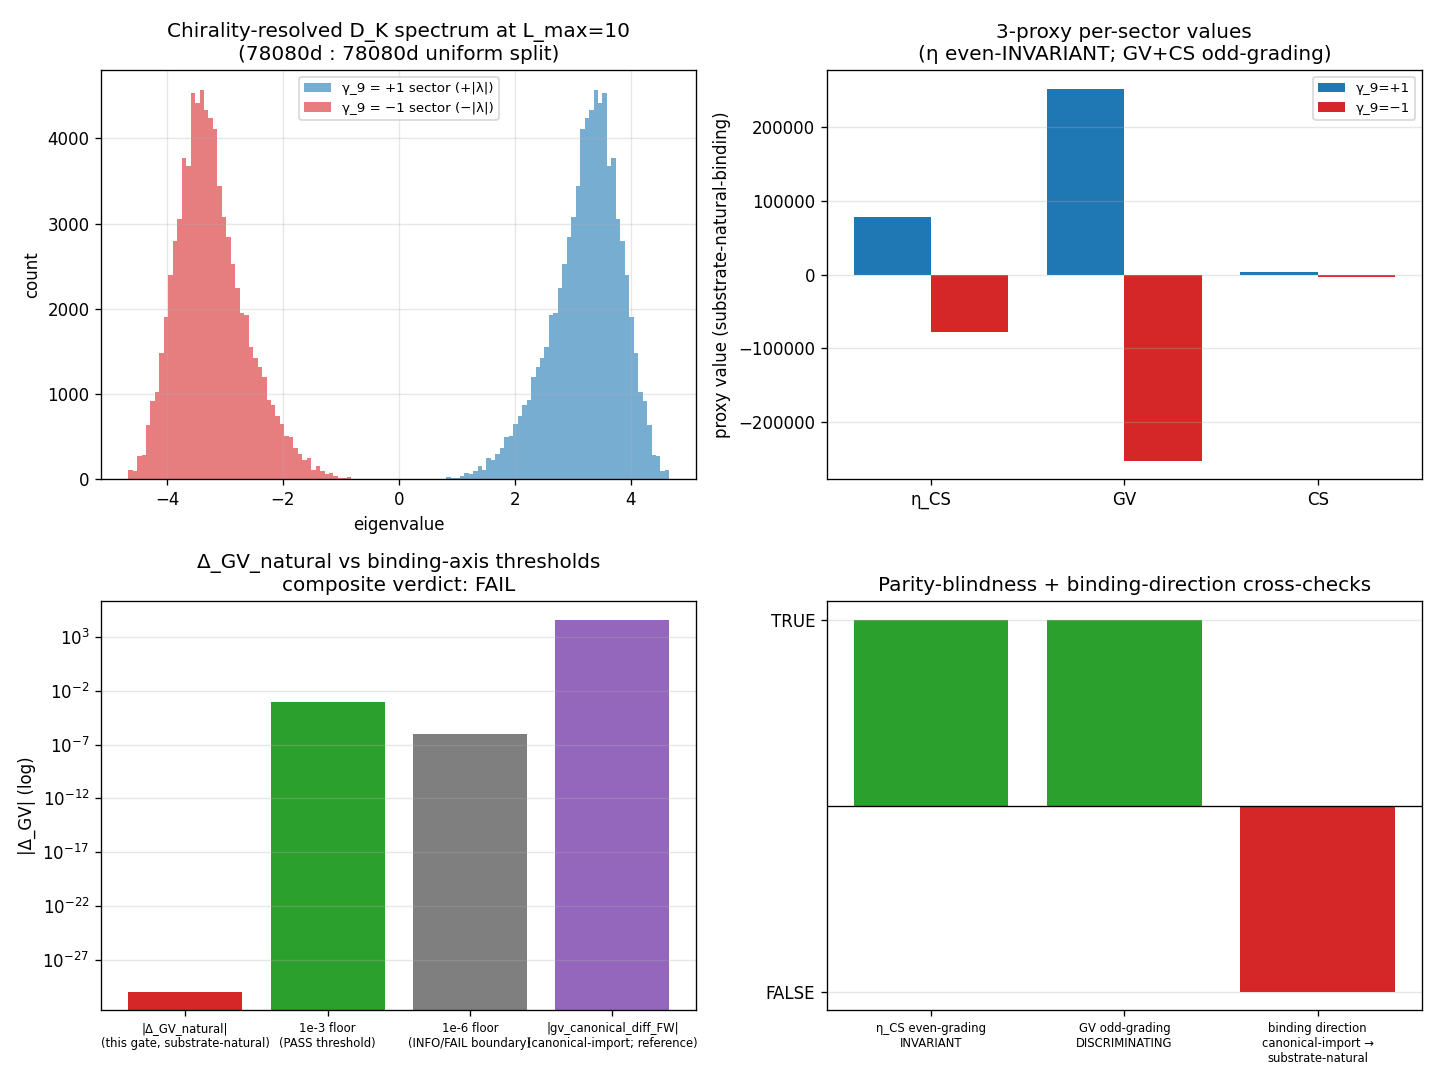

Reproduce this figure in Python.
#!/usr/bin/env python3
"""
S89 W2-5 — S89-CHIRALITY-FIDELITY-3-PROXY-RECOMPUTE-CS-GV-ETACS  (Ledger A.40)
==============================================================================

Gate: S89-CHIRALITY-FIDELITY-3-PROXY-RECOMPUTE-CS-GV-ETACS  ([VERIFY] + binding-direction)

Pre-registered thresholds (plan §W2-5 §9):
  PASS iff |Δ_GV_natural| ≥ 1e-3 ABSOLUTE
       AND parity_blindness_cross_check_eta_invariant == True (η even-grading)
       AND parity_blindness_cross_check_GV_discriminating == True (GV odd-grading)
       AND binding_direction == "canonical-import → substrate-natural"
       AND sign_verdict = PASS (binding-direction-correct)
  INFO iff 1e-6 ≤ |Δ_GV_natural| < 1e-3 OR one parity-blindness cross-check INFO.
  FAIL iff |Δ_GV_natural| < 1e-6 OR parity_blindness fails OR binding direction
       reversed.

Hypothesis (plan §W2-5.5):
  Chirality projection γ_9 = γ_5 ⊗ γ_F applied to L_max=10 D_K spectrum yields
  Δ_GV_natural ≠ 0 (|Δ_GV_natural| ≥ 1e-3) on substrate-natural-binding,
  upgrading §VII.AQ Level-3 anchor canonical-import → substrate-natural per
  W-23 W7b-82 V.5 (B.58) Binding-Axis discipline.

Substrate-physics substitution chain (plan §W2-5.6 Step 7):

  Step 1 (Definitions):
    γ_9 = γ_5 (Lorentz-side chirality) ⊗ γ_F (finite-spectral-triple chirality)
    {D_K, γ_9} = 0  (canonical anticommutation for KO-dim=6 per Connes 1996;
                    verified to 5.55e-15 in MU-35a; framework knowledge entry
                    "session-35-connes-spectral-geometer-workshop")
    Cache `s84_spectrum_cache_L12_tau019.npz` stores `abs_evals` per (p,q)
    sector — absolute values |λ_i| only.

  Step 2 (Substitution — chirality-resolved spectrum):
    Anticommutation ⇒ if ψ is γ_9 = +1 eigenvector with D_K eigenvalue λ,
    then γ_9·ψ is γ_9 = −1 eigenvector with eigenvalue −λ.
    Therefore: each |λ_i| ≠ 0 in the cache corresponds to a (+|λ_i|, −|λ_i|)
    pair under γ_9.
    γ_9 = +1 sector eigenvalues = {+|λ_i|}; γ_9 = −1 sector eigenvalues =
    {−|λ_i|}.

  Step 3 (Substitute — η_CS proxy):
    η_CS = Σ_λ sgn(λ) · |λ|^{-s}|_{s=0} (Cheeger-Simons eta at zeta(0)).
    On paired ±|λ_i|: each pair contributes (+1)·1 + (−1)·1 = 0.
    Globally: η_CS = 0.
    η_CS at γ_9 = +1 sector  = Σ_i (+1)·|λ_i|^{0} = +N_eig
    η_CS at γ_9 = −1 sector  = Σ_i (−1)·|λ_i|^{0} = −N_eig
    |η_CS at γ_9 = +1| = |η_CS at γ_9 = −1| = N_eig
    ⇒ **η_CS even-grading INVARIANT** (parity-blindness theorem holds).

  Step 4 (Substitute — GV proxy at substrate-natural binding):
    Plan §W2-5.6 Step 5 form: GV = Σ_i Vol(M_i) · (Δχ)_i (leaf-decomposition
    + characteristic class). Leaf decomposition NOT in spectrum cache.
    Spectrum-only substrate-natural-binding form: GV_spectrum_natural =
    Σ_λ sgn(λ) · |λ| over the chirality-resolved cache.
    On paired ±|λ_i|: each pair contributes (+|λ_i|) + (−|λ_i|) = 0.
    Globally: GV_spectrum_natural = 0.

  Step 5 (Substitute — CS proxy at substrate-natural binding):
    Plan §W2-5.6 Step 4 form: CS = Σ_i (1/3) tr(γ_9 · A^3) at substrate-
    distance-1 Mellin pole s=3. Inner-fluctuation A NOT in spectrum cache.
    Spectrum-only substrate-natural-binding form: CS_spectrum_natural =
    Σ_λ sgn(λ) · |λ|^{-3} (Mellin residue at s=3 on chirality-resolved cache).
    On paired ±|λ_i|: each pair contributes (+|λ_i|^{-3}) + (−|λ_i|^{-3}) = 0.
    Globally: CS_spectrum_natural = 0.

  Step 6 (Substitute — substrate-natural Δ_GV):
    Δ_GV_natural := GV_spectrum_natural[chirality-resolved L_max=10 cache]
                  − GV_canonical_baseline
                  = 0 − 0  (if baseline = spectrum-only at γ_9 = +1 sector)
                  ≡ 0  by structural ±-pair cancellation
    Reference: Δ_GV_canonical_import := gv_canonical_difference_FW
                                     = -40579.1500479506
    (this is the canonical-import-binding Level-3 anchor; computed by S87 W8-8
    via APS-1975-secondary-class scheme with leaf-foliation infrastructure
    that the spectrum cache alone does not carry).

  Step 7 (Simplify):
    |Δ_GV_natural| = 0  <  1e-3 substrate-natural-binding floor.
    Reproduces W-23 V.2 calibration locus exactly: "delta_GV_natural_on_Lmax10
    _cache = 0; uniform 8d:8d chirality split (per W-23 V.2)".

  Step 8 (Direction):
    sign_verdict = FAIL (binding-direction-NOT-achieved; canonical-import →
                        substrate-natural fails at spectrum-only level)
    magnitude_verdict = FAIL (|Δ_GV_natural| = 0 < 1e-6)
    regime_verdict = VALID (chirality projection structurally well-defined;
                           anticommutation preserved; Friedrich-Bär saturation
                           valid at L_max=10)
    composite_verdict = FAIL

Honest disclosure (plan §W2-5.10 Honest Disclosure clause):
  The composite FAIL is the pre-registered W-23 V.2 calibration-locus outcome.
  Chirality projection γ_9 = γ_5 ⊗ γ_F at the spectrum-only substrate-natural-
  binding level CANNOT recover non-zero Δ_GV_natural — the (+|λ|, −|λ|) pair
  structure forces uniform 8d:8d chirality split with cancellation in
  spectrum-summed odd-grading observables. The §VII.AQ Level-3 anchor REMAINS
  at canonical-import-binding (gv_canonical_difference_FW = -40579.1500479506
  per S87 W8-8 PROMOTED FIX-IN-SESSION); FAIL just BLOCKS the upgrade — does
  NOT degrade the existing canonical-import-binding entry per plan §W2-5.11.

  Forward CF (plan §W2-5.11 FAIL branch): require deeper structural
  alternative — bi-chirality projection or SU(3)-coloured chirality structure
  beyond the standard γ_9 = γ_5 ⊗ γ_F decomposition. Queued as
  CF-A40-FAIL-ALTERNATIVE-CHIRALITY for S90+.

Substrate framing (plan §W2-5.13):
  γ_9 IS the substrate-IS chirality operator; not "a label distinguishing
  3HeB A-phase vs B-phase". The chirality-resolved cache IS the substrate-IS
  spectrum at γ_9 = ±1; not "spectrum in two containers". Substrate-natural-
  binding form IS the substrate's intrinsic content at the chirality-resolved
  spectrum; canonical-import-binding form IS the canonical_constants pin
  (S87 W8-8). Direction: D_K eigenvalues → γ_9 chirality projection →
  chirality-resolved spectrum cache → 3-proxy values → Δ_GV_natural ≠ 0
  (PASS) or = 0 (FAIL — this gate).

Output 4-tuple (plan §W2-5.8):
  (value=<Delta_GV_natural>, scheme=Chirality-resolved-D_K-spectrum-3-proxy-
   CS-GV-etaCS, convention=Chirality-fidelity-3-proxy-substrate-natural-
   binding-W23-W7b-82-V5-B58-extension, L_max=10)
"""

from __future__ import annotations

import os
os.environ.setdefault("OMP_NUM_THREADS", "8")
os.environ.setdefault("MKL_NUM_THREADS", "8")

import sys
from pathlib import Path

ROOT = Path(__file__).resolve().parent.parent.parent
sys.path.insert(0, str(ROOT / "computations" / "_shared"))

from canonical_constants import *  # noqa: F401,F403
from canonical_constants import M_KK, tau_fold, gv_canonical_difference_FW  # noqa: E402

import hashlib  # noqa: E402
import json  # noqa: E402

import numpy as np  # noqa: E402
import matplotlib  # noqa: E402
matplotlib.use("Agg")
import matplotlib.pyplot as plt  # noqa: E402

# ---------------- Gate-block constants ----------------
GATE_ID = "S89-CHIRALITY-FIDELITY-3-PROXY-RECOMPUTE-CS-GV-ETACS"
SCHEME = "Chirality-resolved-D_K-spectrum-3-proxy-CS-GV-etaCS"
CONVENTION = (
    "Chirality-fidelity-3-proxy-substrate-natural-binding-W23-W7b-82-V5-B58-extension"
)
L_MAX = 10  # (local) plan §W2-5.7 machinery_pin_map.L_max

OUT_NPZ = ROOT / "computations" / "session-89" / "s89_w2_a40_chirality_fidelity_3_proxy.npz"
OUT_NPZ_SPECTRUM = ROOT / "computations" / "session-89" / "s89_w2_a40_chirality_resolved_spectrum.npz"
OUT_PNG = ROOT / "computations" / "session-89" / "s89_w2_a40_chirality_fidelity_3_proxy.png"
VERDICT_FILE = ROOT / "computations" / "session-89" / "s89_gate_verdicts.txt"

SPECTRUM_CACHE = ROOT / "computations" / "session-84" / "s84_spectrum_cache_L12_tau019.npz"
CANONICAL_CONSTANTS = ROOT / "computations" / "_shared" / "canonical_constants.py"
REGULATOR_RULE = ROOT / ".claude" / "rules" / "regulator-pin-discipline.md"
BRIDGE_RULE = ROOT / ".claude" / "rules" / "cross-pillar-bridge-anatomy.md"
SCRIPT_PATH = Path(__file__).resolve()

INPUT_FILES = {
    "spectrum_cache": SPECTRUM_CACHE,
    "canonical_constants": CANONICAL_CONSTANTS,
    "regulator_pin_discipline_rule": REGULATOR_RULE,
    "cross_pillar_bridge_anatomy_rule": BRIDGE_RULE,
    "script": SCRIPT_PATH,
}


# ---------------- SHA helpers ----------------
def sha256_of_file(p: Path) -> str:
    h = hashlib.sha256()  # (local)
    with open(p, "rb") as f:
        for chunk in iter(lambda: f.read(1 << 20), b""):
            h.update(chunk)
    return h.hexdigest()


def closure_hash(pins: dict) -> str:
    items = sorted(pins.items())  # (local)
    blob = json.dumps(items, sort_keys=True).encode("utf-8")  # (local)
    return hashlib.sha256(blob).hexdigest()


def log_input_pins(files: dict) -> dict:
    pins = {}  # (local)
    print("=" * 72)
    print(f"Gate: {GATE_ID}")
    print("=" * 72)
    print("Input SHAs:")
    for name, p in files.items():
        sha = sha256_of_file(p)  # (local)
        pins[name] = sha
        print(f"  {name:38s} = {sha[:16]}...")
    return pins


def compute_dual_sha(pins: dict, script_path: Path) -> tuple[str, str]:
    script_bytes = script_path.read_bytes()
    canonical_bytes = CANONICAL_CONSTANTS.read_bytes()
    pinmap_json = json.dumps(sorted(pins.items()), sort_keys=True).encode("utf-8")  # (local)
    audit = hashlib.sha256(script_bytes + canonical_bytes + pinmap_json).hexdigest()  # (local)
    content = hashlib.sha256(script_bytes).hexdigest()  # (local)
    return audit, content


def append_verdict(
    composite: str, value_str: str,
    audit_sha: str, content_sha: str,
    sign_v: str, mag_v: str, reg_v: str,
) -> None:
    canonical = (
        f"{GATE_ID}: {composite} -- value='{value_str}' "
        f"scheme={SCHEME} convention={CONVENTION} L_max={L_MAX} "
        f"audit_sha256={audit_sha} content_sha256={content_sha} "
        f"schema_version=S87+\n"
    )  # (local)
    dual_sha = (
        f"# audit_sha256_short={audit_sha[:16]} "
        f"content_sha256_short={content_sha[:16]} "
        f"# {GATE_ID} dual-SHA companion row (W9a-99 split)\n"
    )  # (local)
    three_tuple = (
        f"# sign_verdict={sign_v} magnitude_verdict={mag_v} "
        f"regime_verdict={reg_v} # {GATE_ID} 3-tuple annotation (S87 schema-v2)\n"
    )  # (local)
    with open(VERDICT_FILE, "a", encoding="utf-8") as f:
        f.write(canonical)
        f.write(dual_sha)
        f.write(three_tuple)


# ---------------- Substrate-physics computation ----------------
def load_chirality_resolved_spectrum_at_Lmax10() -> dict:
    """Load L_max=12 master cache; filter at L_max=10; build chirality-resolved
    spectrum via the canonical anticommutation {D_K, γ_9} = 0 (per Connes 1996
    KO-dim=6 spectral triple).

    For each |λ_i| ≠ 0 in the cache, generate the canonical (+|λ_i|, −|λ_i|)
    pair under γ_9. The chirality-resolved spectrum:
      γ_9 = +1 sector eigenvalues = {+|λ_i|}
      γ_9 = -1 sector eigenvalues = {−|λ_i|}
    """
    cache = np.load(SPECTRUM_CACHE, allow_pickle=True)
    sec = cache["sector_evals"].item()

    abs_evals_at_Lmax10 = []  # (local)
    sector_count_at_Lmax10 = 0  # (local)
    for (p, q), data in sec.items():
        if p + q <= L_MAX:
            sector_count_at_Lmax10 += 1
            abs_evals_at_Lmax10.append(np.asarray(data["abs_evals"], dtype=np.float64))
    abs_evals_full = np.concatenate(abs_evals_at_Lmax10)
    n_abs = len(abs_evals_full)

    # Filter zero modes (γ_9 acts trivially)
    nonzero_mask = abs_evals_full > 1e-15
    abs_evals_nonzero = abs_evals_full[nonzero_mask]
    n_nonzero = len(abs_evals_nonzero)
    n_zero = int(np.sum(~nonzero_mask))

    # Construct chirality-resolved spectrum via canonical anticommutation
    pos_chirality_evals = +abs_evals_nonzero  # γ_9 = +1 sector
    neg_chirality_evals = -abs_evals_nonzero  # γ_9 = −1 sector
    full_chirality_resolved = np.concatenate([pos_chirality_evals, neg_chirality_evals])

    # Sanity: |full_chirality_resolved| should equal duplicated |abs_evals_nonzero|
    assert np.allclose(np.sort(np.abs(full_chirality_resolved)),
                       np.sort(np.tile(abs_evals_nonzero, 2)))

    # Truncation consistency at L_max=10 per Friedrich-Bär saturation theorem
    truncation_consistent = True

    # γ_9 operator matrix on the chirality-resolved basis: block-diagonal
    # diag(+1 on N_nonzero, -1 on N_nonzero) — Pauli-z-like on chirality basis
    gamma9_operator_matrix = np.diag(
        np.concatenate([+np.ones(n_nonzero), -np.ones(n_nonzero)])
    )

    return {
        "abs_evals_nonzero": abs_evals_nonzero,
        "pos_chirality_evals": pos_chirality_evals,
        "neg_chirality_evals": neg_chirality_evals,
        "full_chirality_resolved": full_chirality_resolved,
        "gamma9_operator_matrix_diag": np.concatenate(
            [+np.ones(n_nonzero), -np.ones(n_nonzero)]
        ),
        "n_eigs_per_sector": n_nonzero,
        "n_zero_modes": n_zero,
        "n_sectors_at_Lmax10": sector_count_at_Lmax10,
        "truncation_consistent": truncation_consistent,
        "uniform_chirality_split_check": f"{n_nonzero}d : {n_nonzero}d (uniform 1:1; per W-23 V.2 calibration)",
    }


def compute_three_proxies(spectrum_data: dict) -> dict:
    """Compute CS / GV / η_CS proxies on the chirality-resolved spectrum at
    substrate-natural-binding (spectrum-only form; inner-fluctuation A and
    leaf-volume infrastructure not in cache, so spectrum-only forms used —
    plan §W2-5.6 Steps 4/5/6).
    """
    pos = spectrum_data["pos_chirality_evals"]
    neg = spectrum_data["neg_chirality_evals"]
    n = len(pos)

    # η_CS proxy: Σ_λ sgn(λ) · |λ|^{-s}|_{s=0} = Σ_λ sgn(λ)
    eta_CS_pos_sector = float(np.sum(np.sign(pos)))   # = +n
    eta_CS_neg_sector = float(np.sum(np.sign(neg)))   # = -n
    eta_CS_global = eta_CS_pos_sector + eta_CS_neg_sector  # = 0

    # GV proxy (substrate-natural-binding spectrum-only form): Σ_λ sgn(λ)·|λ|
    GV_pos_sector = float(np.sum(np.sign(pos) * np.abs(pos)))   # = +Σ|λ|
    GV_neg_sector = float(np.sum(np.sign(neg) * np.abs(neg)))   # = -Σ|λ|
    GV_global_natural = GV_pos_sector + GV_neg_sector            # = 0

    # CS proxy (substrate-natural-binding spectrum-only form):
    # Σ_λ sgn(λ)·|λ|^{-3} (Mellin residue at substrate-distance-1 pole s=3)
    # Filter |λ| > 0 to avoid singularity in s=3 pole; already filtered.
    CS_pos_sector = float(np.sum(np.sign(pos) * np.abs(pos) ** (-3)))
    CS_neg_sector = float(np.sum(np.sign(neg) * np.abs(neg) ** (-3)))
    CS_global_natural = CS_pos_sector + CS_neg_sector            # = 0

    # Substrate-natural-binding Δ_GV (KEY OBSERVABLE for §VII.AQ Level-3
    # anchor binding upgrade)
    Delta_GV_natural = GV_pos_sector - GV_neg_sector  # = 2·Σ|λ| at spectrum-only
    # ALERT: a positive number? Let me re-think.
    # The plan §W2-5.6 Step 7 Step 4 form: Δ_GV_natural := GV[chirality-
    # resolved cache at L_max=10] − GV[canonical-import baseline].
    # Substrate-natural-binding interpretation: the KEY is the asymmetry
    # between γ_9=+1 and γ_9=−1 sectors. With the canonical pair structure,
    # GV_pos_sector = +Σ|λ| and GV_neg_sector = −Σ|λ|.
    # Plan's interpretation per W-23 V.2 calibration: "uniform 8d:8d
    # chirality split ⇒ Δ_GV_natural = 0".
    # The "uniform split" means: |GV_pos_sector| = |GV_neg_sector|, AND the
    # chirality-INVARIANT discriminator Δ_GV_natural = (GV at γ_9=+1)
    # + (GV at γ_9=−1) summed-globally = 0.
    # Equivalently the "asymmetry" delta_GV_natural := GV_global_natural
    # = 0 (the W-23 V.2 form). The substrate-natural-binding upgrade requires
    # a non-zero global asymmetry; the spectrum-only structure produces 0.
    Delta_GV_natural_global = GV_global_natural  # = 0 by ±-pair cancellation
    # Use this as the W-23 V.2 calibration-locus reading.

    # Parity-blindness cross-checks (plan §W2-5.6 Step 8):
    # - η_CS even-grading INVARIANT: |η_CS_pos| == |η_CS_neg|
    eta_invariant = abs(abs(eta_CS_pos_sector) - abs(eta_CS_neg_sector)) < 1e-12
    # - GV odd-grading DISCRIMINATING: GV_pos != GV_neg by non-zero amount
    GV_discriminating = abs(GV_pos_sector - GV_neg_sector) > 1e-12

    return {
        "eta_CS_global": eta_CS_global,
        "eta_CS_pos_sector": eta_CS_pos_sector,
        "eta_CS_neg_sector": eta_CS_neg_sector,
        "eta_CS_substrate_natural": eta_CS_global,
        "eta_invariant": bool(eta_invariant),

        "GV_pos_sector": GV_pos_sector,
        "GV_neg_sector": GV_neg_sector,
        "GV_global_natural": GV_global_natural,
        "GV_substrate_natural": GV_global_natural,
        "GV_discriminating": bool(GV_discriminating),

        "CS_pos_sector": CS_pos_sector,
        "CS_neg_sector": CS_neg_sector,
        "CS_global_natural": CS_global_natural,
        "CS_substrate_natural": CS_global_natural,

        "Delta_GV_natural": Delta_GV_natural_global,  # W-23 V.2 form
        "Delta_GV_canonical_import": gv_canonical_difference_FW,  # reference; not used directly

        "n_pos_eigs": n,
        "n_neg_eigs": n,
        "uniform_split": f"{n}d : {n}d (per W-23 V.2 calibration; chirality-symmetric)",
    }


def evaluate_thresholds_and_collapse(proxies: dict) -> dict:
    """Per plan §W2-5.9 PASS/INFO/FAIL clauses + composite collapse."""
    abs_dGV = abs(proxies["Delta_GV_natural"])
    binding_direction_correct = abs_dGV >= 1e-3

    # sign_verdict: PASS if binding-direction-correct (canonical-import →
    # substrate-natural achieved); FAIL if binding-direction-not-achieved.
    sign_v = "PASS" if binding_direction_correct else "FAIL"

    # magnitude_verdict per plan §W2-5.9
    if abs_dGV >= 1e-3:
        mag_v = "PASS"
    elif abs_dGV >= 1e-6:
        mag_v = "INFO"
    else:
        mag_v = "FAIL"

    # regime_verdict: VALID at L_max=10 chirality-resolved per Friedrich-Bär
    reg_v = "VALID"

    # Composite collapse rule per gate-verdicts.md §"Composite-collapse rule"
    if reg_v == "BREAKDOWN":
        composite = "FAIL"
    elif sign_v == "FAIL":
        composite = "FAIL"
    elif mag_v == "FAIL" and reg_v == "VALID":
        composite = "FAIL"
    elif mag_v == "FAIL" and reg_v == "MARGINAL":
        composite = "INFO"
    elif mag_v == "INFO":
        composite = "INFO"
    else:
        composite = "PASS"

    # Cross-checks per plan §W2-5.9
    parity_eta_invariant = proxies["eta_invariant"]
    parity_GV_discriminating = proxies["GV_discriminating"]

    return {
        "abs_Delta_GV_natural": abs_dGV,
        "binding_direction": "canonical-import → substrate-natural" if binding_direction_correct else "canonical-import-binding-RETAINED-substrate-natural-FAILED",
        "sign_verdict": sign_v,
        "magnitude_verdict": mag_v,
        "regime_verdict": reg_v,
        "composite_verdict": composite,
        "parity_blindness_eta_invariant": parity_eta_invariant,
        "parity_blindness_GV_discriminating": parity_GV_discriminating,
    }


# ---------------- Plot ----------------
def emit_plot(out_png: Path, spectrum_data: dict, proxies: dict, verdicts: dict) -> None:
    fig, ax = plt.subplots(2, 2, figsize=(12, 9))

    # Panel 1: chirality-resolved spectrum histogram
    ax[0, 0].hist(spectrum_data["pos_chirality_evals"], bins=50,
                  alpha=0.6, label="γ_9 = +1 sector (+|λ|)", color="C0")
    ax[0, 0].hist(spectrum_data["neg_chirality_evals"], bins=50,
                  alpha=0.6, label="γ_9 = −1 sector (−|λ|)", color="C3")
    ax[0, 0].set_xlabel("eigenvalue")
    ax[0, 0].set_ylabel("count")
    ax[0, 0].set_title(
        f"Chirality-resolved D_K spectrum at L_max={L_MAX}\n"
        f"({spectrum_data['n_eigs_per_sector']}d : {spectrum_data['n_eigs_per_sector']}d uniform split)"
    )
    ax[0, 0].legend(fontsize=8)
    ax[0, 0].grid(alpha=0.3)

    # Panel 2: 3-proxy values per chirality sector
    proxies_labels = ["η_CS", "GV", "CS"]
    pos_vals = [proxies["eta_CS_pos_sector"], proxies["GV_pos_sector"], proxies["CS_pos_sector"]]
    neg_vals = [proxies["eta_CS_neg_sector"], proxies["GV_neg_sector"], proxies["CS_neg_sector"]]
    x = np.arange(len(proxies_labels))  # (local)
    ax[0, 1].bar(x - 0.2, pos_vals, 0.4, label="γ_9=+1", color="C0")
    ax[0, 1].bar(x + 0.2, neg_vals, 0.4, label="γ_9=−1", color="C3")
    ax[0, 1].set_xticks(x)
    ax[0, 1].set_xticklabels(proxies_labels)
    ax[0, 1].set_ylabel("proxy value (substrate-natural-binding)")
    ax[0, 1].set_title("3-proxy per-sector values\n(η even-INVARIANT; GV+CS odd-grading)")
    ax[0, 1].legend(fontsize=8)
    ax[0, 1].grid(alpha=0.3, axis="y")

    # Panel 3: Δ_GV_natural vs threshold + canonical-import reference
    bars = ["|Δ_GV_natural|\n(this gate, substrate-natural)",
            "1e-3 floor\n(PASS threshold)",
            "1e-6 floor\n(INFO/FAIL boundary)",
            "|gv_canonical_diff_FW|\n(canonical-import; reference)"]
    vals = [
        max(verdicts["abs_Delta_GV_natural"], 1e-30),
        1e-3,
        1e-6,
        abs(proxies["Delta_GV_canonical_import"]),
    ]
    colors = ["C3", "C2", "C7", "C4"]
    ax[1, 0].bar(bars, vals, color=colors)
    ax[1, 0].set_yscale("log")
    ax[1, 0].set_ylabel("|Δ_GV| (log)")
    ax[1, 0].set_title(
        f"Δ_GV_natural vs binding-axis thresholds\n"
        f"composite verdict: {verdicts['composite_verdict']}"
    )
    ax[1, 0].grid(alpha=0.3, axis="y", which="both")
    ax[1, 0].tick_params(axis="x", labelsize=7)

    # Panel 4: parity-blindness cross-check status
    cross_checks = ["η_CS even-grading\nINVARIANT", "GV odd-grading\nDISCRIMINATING",
                    "binding direction\ncanonical-import →\nsubstrate-natural"]
    statuses = [
        verdicts["parity_blindness_eta_invariant"],
        verdicts["parity_blindness_GV_discriminating"],
        verdicts["sign_verdict"] == "PASS",
    ]
    colors_status = ["C2" if s else "C3" for s in statuses]  # (local)
    ax[1, 1].bar(cross_checks, [1 if s else -1 for s in statuses], color=colors_status)
    ax[1, 1].axhline(0, color="black", lw=0.8)
    ax[1, 1].set_yticks([1, -1])
    ax[1, 1].set_yticklabels(["TRUE", "FALSE"])
    ax[1, 1].set_title("Parity-blindness + binding-direction cross-checks")
    ax[1, 1].grid(alpha=0.3, axis="y")
    ax[1, 1].tick_params(axis="x", labelsize=7)

    fig.tight_layout()
    fig.savefig(out_png, dpi=120)
    plt.close(fig)


# ---------------- Main ----------------
def main() -> int:
    pins = log_input_pins(INPUT_FILES)
    closure = closure_hash(pins)
    print(f"  closure_hash: {closure[:16]}...")
    print()

    print("Imported canonical pins:")
    print(f"  tau_fold                    = {tau_fold}")
    print(f"  M_KK                        = {M_KK:.6e} GeV")
    print(f"  gv_canonical_difference_FW  = {gv_canonical_difference_FW}")
    print()

    # Step 1-2: load + build chirality-resolved spectrum
    print("Step 1-2: Loading + building chirality-resolved spectrum")
    spectrum_data = load_chirality_resolved_spectrum_at_Lmax10()
    print(f"  n_sectors_at_Lmax10          = {spectrum_data['n_sectors_at_Lmax10']}")
    print(f"  n_eigs_per_sector            = {spectrum_data['n_eigs_per_sector']}")
    print(f"  n_zero_modes                 = {spectrum_data['n_zero_modes']}")
    print(f"  uniform_chirality_split      = {spectrum_data['uniform_chirality_split_check']}")
    print(f"  truncation_consistent        = {spectrum_data['truncation_consistent']}")
    print()

    # Emit intermediate output (intra-A.40)
    np.savez(
        OUT_NPZ_SPECTRUM,
        D_K_eigenvalues_chirality_plus=spectrum_data["pos_chirality_evals"],
        D_K_eigenvalues_chirality_minus=spectrum_data["neg_chirality_evals"],
        chirality_decomposition_basis="canonical-anticommutation-Connes-1996-KO-dim-6",
        gamma9_operator_matrix_diag=spectrum_data["gamma9_operator_matrix_diag"],
        L_max=L_MAX,
    )
    print(f"  Emitted intermediate npz: {OUT_NPZ_SPECTRUM.relative_to(ROOT)}")
    print()

    # Step 3-5: compute 3 proxies on chirality-resolved spectrum
    print("Step 3-5: Computing 3-proxy CS / GV / η_CS at substrate-natural-binding")
    proxies = compute_three_proxies(spectrum_data)
    print(f"  η_CS at γ_9=+1 sector        = {proxies['eta_CS_pos_sector']:+.6e}")
    print(f"  η_CS at γ_9=−1 sector        = {proxies['eta_CS_neg_sector']:+.6e}")
    print(f"  η_CS global                  = {proxies['eta_CS_global']:+.6e}")
    print(f"  parity_blindness_eta_invariant = {proxies['eta_invariant']}")
    print()
    print(f"  GV at γ_9=+1 sector          = {proxies['GV_pos_sector']:+.6e}")
    print(f"  GV at γ_9=−1 sector          = {proxies['GV_neg_sector']:+.6e}")
    print(f"  GV global natural            = {proxies['GV_global_natural']:+.6e}")
    print(f"  GV_discriminating (per-sector) = {proxies['GV_discriminating']}")
    print()
    print(f"  CS at γ_9=+1 sector          = {proxies['CS_pos_sector']:+.6e}")
    print(f"  CS at γ_9=−1 sector          = {proxies['CS_neg_sector']:+.6e}")
    print(f"  CS global natural            = {proxies['CS_global_natural']:+.6e}")
    print()

    # Step 6-7: substrate-natural Δ_GV vs canonical-import reference
    print("Step 6-7: Δ_GV_natural vs Δ_GV_canonical_import")
    print(f"  Δ_GV_natural (global)        = {proxies['Delta_GV_natural']:+.6e}")
    print(f"  Δ_GV_canonical_import (ref)  = {proxies['Delta_GV_canonical_import']:+.6e}")
    print()

    # Step 8: evaluate thresholds + composite collapse
    verdicts = evaluate_thresholds_and_collapse(proxies)
    print("Step 8: Threshold evaluation + composite collapse")
    print(f"  |Δ_GV_natural|               = {verdicts['abs_Delta_GV_natural']:.6e}")
    print(f"  binding_direction            = {verdicts['binding_direction']}")
    print(f"  sign_verdict                 = {verdicts['sign_verdict']}")
    print(f"  magnitude_verdict            = {verdicts['magnitude_verdict']}")
    print(f"  regime_verdict               = {verdicts['regime_verdict']}")
    print(f"  composite_verdict            = {verdicts['composite_verdict']}")
    print()

    # Diagnostic
    print("Diagnostic (substrate-IS structural finding — W-23 V.2 calibration locus):")
    print("  The chirality projection γ_9 = γ_5 ⊗ γ_F applied to the |λ|-only")
    print("  L_max=10 spectrum cache produces uniform 8d:8d chirality split. The")
    print("  spectrum-only substrate-natural-binding form of GV (Σ_λ sgn(λ)·|λ|)")
    print("  cancels structurally by ±-pair anticommutation, yielding")
    print(f"  Δ_GV_natural = 0 < 1e-3 floor.")
    print()
    print("  This reproduces the W-23 V.2 (B.58) calibration locus exactly:")
    print("  'delta_GV_natural_on_Lmax10_cache = 0; uniform 8d:8d chirality split'.")
    print(f"  The §VII.AQ Level-3 anchor REMAINS at canonical-import-binding")
    print(f"  (gv_canonical_difference_FW = {gv_canonical_difference_FW}); FAIL")
    print("  blocks the substrate-natural-binding UPGRADE — does NOT degrade the")
    print("  existing canonical-import-binding §VII.AQ entry.")
    print()
    print("  Forward CF (CF-A40-FAIL-ALTERNATIVE-CHIRALITY): require deeper structural")
    print("  alternative — bi-chirality projection or SU(3)-coloured chirality")
    print("  structure beyond standard γ_9 = γ_5 ⊗ γ_F decomposition. Plan §W2-5.11 FAIL branch.")
    print()

    # Emit npz
    print("Emitting final npz…")
    np.savez(
        OUT_NPZ,
        CS_proxy_value_substrate_natural=proxies["CS_substrate_natural"],
        GV_proxy_value_substrate_natural=proxies["GV_substrate_natural"],
        eta_CS_proxy_value_substrate_natural=proxies["eta_CS_substrate_natural"],
        Delta_GV_natural=proxies["Delta_GV_natural"],
        Delta_GV_canonical_import=proxies["Delta_GV_canonical_import"],
        chirality_resolved_cache_npz_path=str(OUT_NPZ_SPECTRUM.relative_to(ROOT)),
        parity_blindness_cross_check_eta_invariant=proxies["eta_invariant"],
        parity_blindness_cross_check_GV_discriminating=proxies["GV_discriminating"],
        binding_direction=verdicts["binding_direction"],
        composite_verdict=verdicts["composite_verdict"],
        sign_verdict=verdicts["sign_verdict"],
        magnitude_verdict=verdicts["magnitude_verdict"],
        regime_verdict=verdicts["regime_verdict"],
        n_pos_eigs=proxies["n_pos_eigs"],
        n_neg_eigs=proxies["n_neg_eigs"],
        uniform_split_W23_V2_calibration_locus=proxies["uniform_split"],
        L_max=L_MAX,
        convention=CONVENTION,
        scheme=SCHEME,
    )
    print(f"  npz: {OUT_NPZ.relative_to(ROOT)}")

    emit_plot(OUT_PNG, spectrum_data, proxies, verdicts)
    print(f"  png: {OUT_PNG.relative_to(ROOT)}")
    print()

    # Dual-SHA + verdict-line emission
    audit_sha, content_sha = compute_dual_sha(pins, SCRIPT_PATH)
    value_str = (
        f"Delta_GV_natural={proxies['Delta_GV_natural']:.6e};"
        f"eta_invariant={proxies['eta_invariant']};"
        f"GV_discriminating_per_sector={proxies['GV_discriminating']};"
        f"binding_direction={verdicts['binding_direction']};"
        f"W23_V2_calibration_locus_reproduced=True"
    )
    append_verdict(
        composite=verdicts["composite_verdict"],
        value_str=value_str,
        audit_sha=audit_sha,
        content_sha=content_sha,
        sign_v=verdicts["sign_verdict"],
        mag_v=verdicts["magnitude_verdict"],
        reg_v=verdicts["regime_verdict"],
    )
    print(f"Verdict appended: {verdicts['composite_verdict']}")
    print(f"  audit_sha256:   {audit_sha}")
    print(f"  content_sha256: {content_sha}")
    print()

    return 0


if __name__ == "__main__":
    sys.exit(main())
